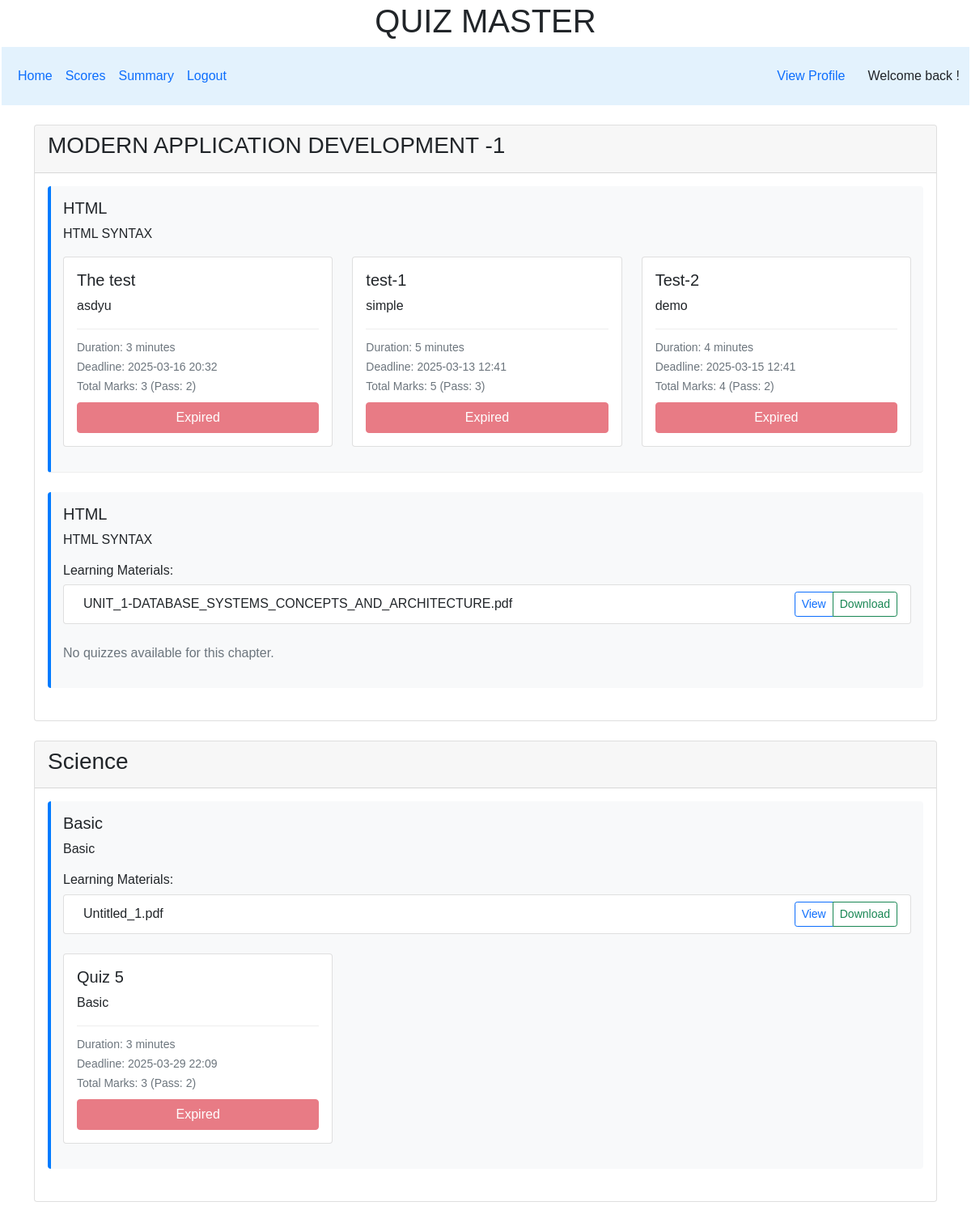
The app's page /user/1 (signed in) with its own data.
### controllers/model.py (models this page shows, shortened)
class Subject(db.Model):
    __tablename__ = 'subject'
    id = db.Column(db.Integer, primary_key=True)
    subject = db.Column(db.String, nullable=False)
    description = db.Column(db.String, nullable=True)
    chapters = db.relationship('Chapter', backref=db.backref('subject_ref', lazy='select'), lazy=True)

class Chapter(db.Model):
    __tablename__ = 'chapter'
    id = db.Column(db.Integer, primary_key=True)
    subject_id = db.Column(db.Integer, db.ForeignKey('subject.id'), nullable=False)
    chapter = db.Column(db.String, nullable=False)
    description = db.Column(db.String, nullable=True)
    quizzes = db.relationship('Quiz', backref=db.backref('chapter_ref', lazy='select'), lazy='select')
    content = db.relationship('content', backref=db.backref('chapter_ref', lazy='select'), lazy='select')

class Quiz(db.Model):
    __tablename__ = 'Quiz'
    id = db.Column(db.Integer, primary_key=True)
    chapter_id = db.Column(db.Integer, db.ForeignKey('chapter.id'), nullable=False)
    title = db.Column(db.String, nullable=False)
    description= db.Column(db.String, nullable=True)
    deadline = db.Column(db.DateTime, nullable=False)
    totalNoQues = db.Column(db.Integer, default=0)
    totalMarks = db.Column(db.Integer, default=0)
    passingMarks = db.Column(db.Integer, default=0)
    duration = db.Column(db.Integer, nullable=True)
    questions = db.relationship('Question', back_populates='quiz',cascade="all, delete-orphan")

class content(db.Model):
    __tablename__ = 'content'
    id = db.Column(db.Integer, primary_key=True)
    title = db.Column(db.String, nullable=False)
    chapter_id = db.Column(db.Integer, db.ForeignKey('chapter.id'), nullable=False)
    content_type = db.Column(db.String, nullable=False)
    file_path = db.Column(db.String, nullable=False)
    created_at = db.Column(db.DateTime, default=datetime.utcnow)

### controllers/controller.py (the view, shortened to what this page needs)
@app.route("/user/<id>")
@login_required
def user_interface(id):
    if int(id) != session.get('user_id') and session.get('role') != 0:
        flash("You can only access your own dashboard", "error")
        return redirect(url_for('user_interface', id=session.get('user_id')))
    user_info = User_Info.query.get_or_404(id)
    subjects = get_subjects()
    chapters = get_chapters()
    accessible_content = []
    for chapter in chapters:
        accessible_content.extend(content.query.filter_by(chapter_id=chapter.id).all())
    quiz_results = {}
    for chapter in chapters:
        for quiz in chapter.quizzes:
            result = QuizResult.query.filter_by(user_id=id, quiz_id=quiz.id).first()
    return render_template("user_interface.html",
                         id=id,
                         subjects=subjects,
                         chapters=chapters,
                         content=accessible_content,
                         quiz_results=quiz_results,
                         user_info=user_info,
                         now=datetime.now())

### controllers/controller.py (called while the page is built)
def login_required(f):
    @wraps(f)
    def decorated_function(*args, **kwargs):
        if 'user_id' not in session:
            flash('Please log in to access this page.', 'error')
            return redirect(url_for('login'))
        return f(*args, **kwargs)
    return decorated_function

def get_subjects():
    allsubject = Subject.query.all()
    return allsubject

def get_chapters():
    allchapter = Chapter.query.all()
    return allchapter

### templates/user_interface.html (shortened to what this page needs)
{% extends 'user_layout.html' %}
{% block content %}
<div class="container mt-4">
    {% for subject in subjects %}
    <div class="card mb-4">
        <div class="card-header">
            <h3>{{ subject.subject }}</h3>
        </div>
        <div class="card-body">
            {% for chapter in subject.chapters %}
            <div class="chapter-section mb-4">
                <h5>{{ chapter.chapter }}</h5>
                <p>{{ chapter.description }}</p>
                {% if chapter.content %}
                <div class="mb-4">
                    <h6>Learning Materials:</h6>
                    <div class="list-group">
                        {% for content_item in chapter.content %}
                        <div class="list-group-item d-flex justify-content-between align-items-center">
                            <div>
                                {{ content_item.title }}
                            </div>
                            <div class="btn-group">
                                {% set rel_path = content_item.file_path.replace('\\', '/').split('static/uploads/')[-1] %}
                                <a href="{{ url_for('download_file', filename=rel_path) }}"
                                   class="btn btn-sm btn-outline-primary"
                                   target="_blank">
                                    View
                                </a>
                                <a href="{{ url_for('download_file', filename=rel_path) }}?download=true"
                                   class="btn btn-sm btn-outline-success"
                                   download="{{ content_item.title }}">
                                    Download
                                </a>
                            </div>
                        </div>
                        {% endfor %}
                    </div>
                </div>
                {% endif %}
                {% if chapter.quizzes %}
                <div class="row">
                    {% for quiz in chapter.quizzes %}
                    <div class="col-md-4 mb-3">
                        <div class="card">
                            <div class="card-body">
                                <h5 class="card-title">{{ quiz.title }}</h5>
                                <p class="card-text">{{ quiz.description }}</p>
                                <div class="quiz-info mb-2">
                                    <small class="text-muted">
                                        Duration: {{ quiz.duration }} minutes<br>
                                        Deadline: {{ quiz.deadline.strftime('%Y-%m-%d %H:%M') }}<br>
                                        Total Marks: {{ quiz.totalMarks }} (Pass: {{ quiz.passingMarks }})
                                    </small>
                                </div>
                                <div class="d-flex flex-column">
                                    {% if quiz.deadline > now %}
                                        {% if quiz.id in quiz_results %}
                                            <button class="btn btn-secondary mb-2" disabled>Attempted</button>
                                            <a href="{{ url_for('quiz_result', result_id=quiz_results[quiz.id].result_id) }}"
                                               class="btn btn-info">Review ({{ quiz_results[quiz.id].score }}/{{ quiz.totalMarks }})</a>
                                        {% else %}
                                            <a href="{{ url_for('start_quiz', quiz_id=quiz.id) }}"
                                               class="btn btn-primary">Start Quiz</a>
                                        {% endif %}
                                    {% else %}
                                        {% if quiz.id in quiz_results %}
                                            <button class="btn btn-secondary mb-2" disabled>Expired (Attempted)</button>
                                            <a href="{{ url_for('quiz_result', result_id=quiz_results[quiz.id].result_id) }}"
                                               class="btn btn-info">Review ({{ quiz_results[quiz.id].score }}/{{ quiz.totalMarks }})</a>
                                        {% else %}
                                            <button class="btn btn-danger" disabled>Expired</button>
                                        {% endif %}
                                    {% endif %}
                                </div>
                            </div>
                        </div>
                    </div>
                    {% endfor %}
                </div>
                {% else %}
                <p class="text-muted">No quizzes available for this chapter.</p>
                {% endif %}
            </div>
            {% endfor %}
        </div>
    </div>
    {% endfor %}
</div>
{% endblock %}

### static/style.css (style rules this page uses)
* { margin: 0px; padding: 0px; box-sizing: border-box; font-family: Arial, Helvetica, sans-serif; }
.chapter-section { border-bottom: 1px solid #eee; padding-bottom: 1rem; }
.chapter-section:last-child { border-bottom: none; }

### templates/user_interface.html (style rules this page uses)
.chapter-section { padding: 15px; border-left: 4px solid #007bff; background-color: #f8f9fa; border-radius: 4px; }
.quiz-info { border-top: 1px solid #eee; padding-top: 10px; margin-top: 10px; }

### records on screen
Subject: subject "MODERN APPLICATION DEVELOPMENT -1"
Chapter: chapter "HTML", description "HTML SYNTAX"
Quiz: title "The test", description "asdyu", duration "3", deadline "2025-03-16 20:32", totalMarks "3", passingMarks "2", shows "Expired"
Quiz: title "test-1", description "simple", duration "5", deadline "2025-03-13 12:41", totalMarks "5", passingMarks "3", shows "Expired"
Quiz: title "Test-2", description "demo", duration "4", deadline "2025-03-15 12:41", totalMarks "4", passingMarks "2", shows "Expired"
Chapter: chapter "HTML", description "HTML SYNTAX", shows "No quizzes available for this chapter."
content: title "UNIT_1-DATABASE_SYSTEMS_CONCEPTS_AND_ARCHITECTURE.pdf"
Subject: subject "Science"
Chapter: chapter "Basic", description "Basic"
content: title "Untitled_1.pdf"
Quiz: title "Quiz 5", description "Basic", duration "3", deadline "2025-03-29 22:09", totalMarks "3", passingMarks "2", shows "Expired"
